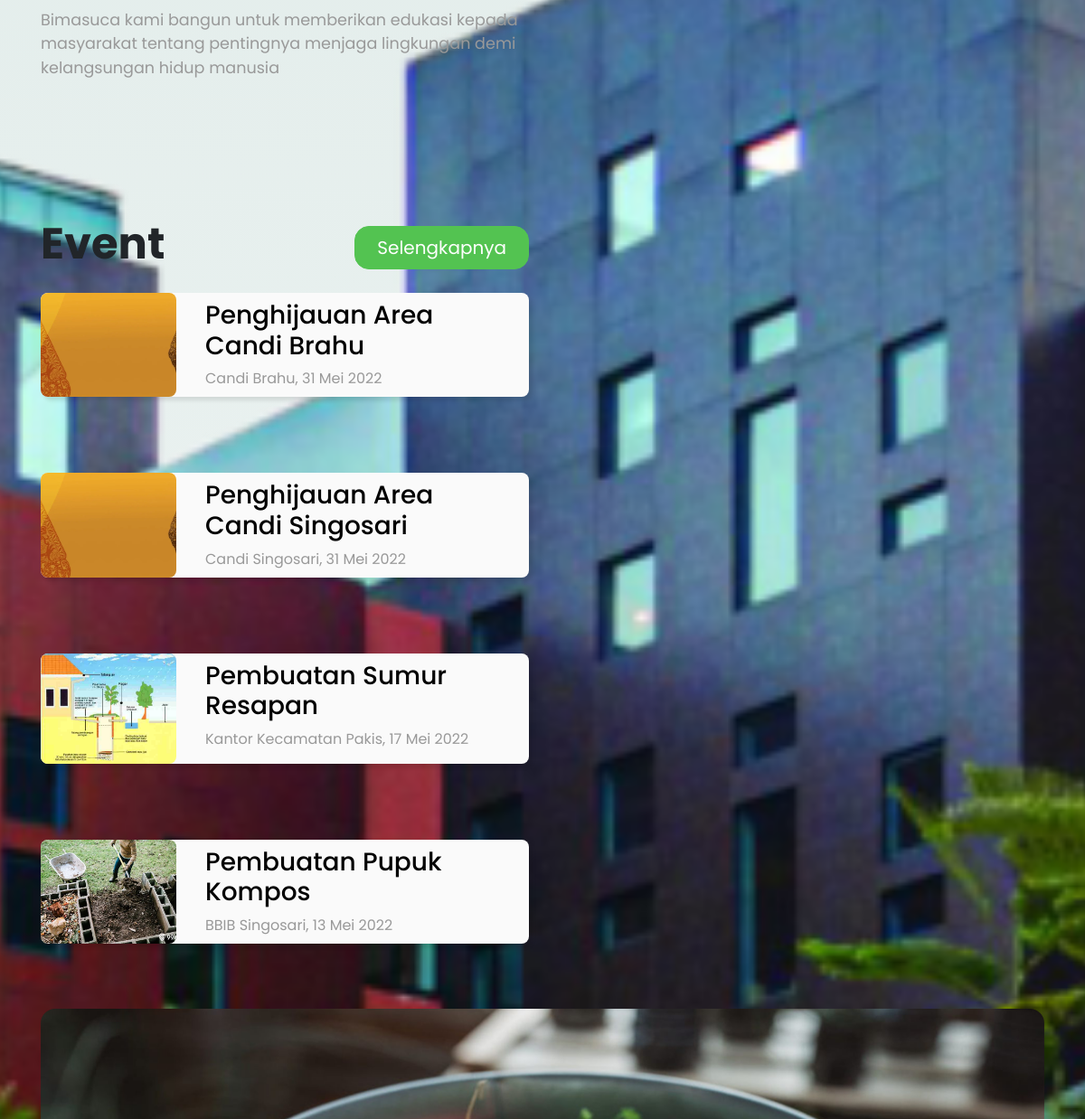
Before: /view/index.php (middle part) with the older database file.
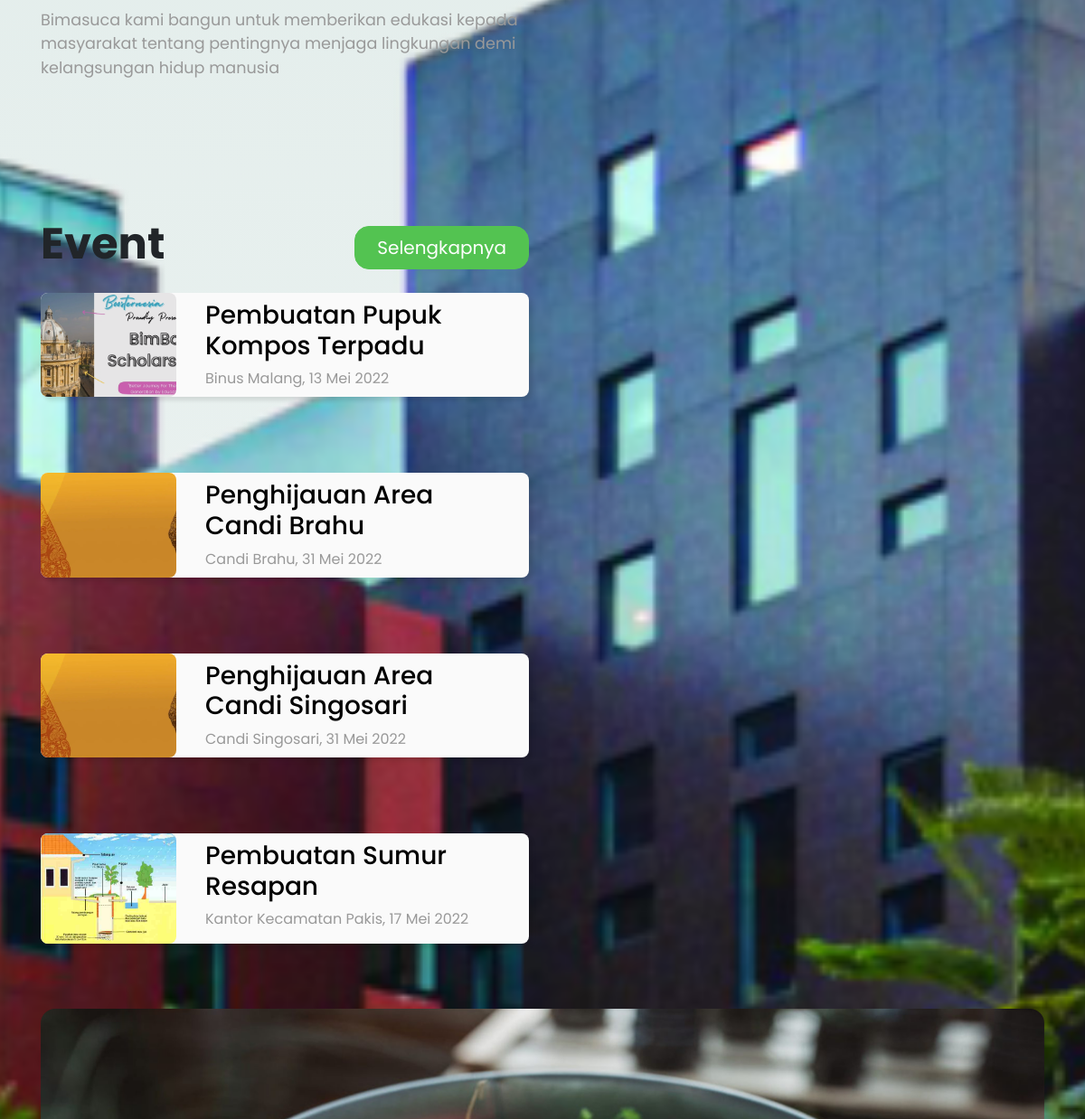
After: the same page with the newer database file.
### tables this page shows
CREATE TABLE `event` (
  `id` int(100) NOT NULL,
  `ident` varchar(300) DEFAULT NULL,
  `nama_event` varchar(300) DEFAULT NULL,
  `tempat` varchar(300) DEFAULT NULL,
  `tanggal_post` date DEFAULT NULL,
  `tanggal` date DEFAULT NULL,
  `deskripsi` varchar(300) DEFAULT NULL,
  `gambar_cover` varchar(300) DEFAULT NULL,
  `kategori` int(100) DEFAULT NULL
);

CREATE TABLE `campaign` (
  `id` int(100) NOT NULL,
  `nama_campaign` varchar(300) DEFAULT NULL,
  `tanggal_post` date DEFAULT NULL,
  `deskripsi` varchar(300) DEFAULT NULL,
  `gambar` varchar(300) DEFAULT NULL
);

### view/index.php (the view, shortened to what the changed rows need)
<?php
    include '../koneksi.php';
?>
<!DOCTYPE html>
<html lang="en">
<head>
    <link rel="stylesheet" href="https://cdn.jsdelivr.net/npm/bootstrap@4.6.1/dist/css/bootstrap.min.css">
    <link rel="stylesheet" href="../assets/css/styleUser.css">
</head>
<body>
    <div class="wrapper">
        <div class="background">
            <section class="bg-event">
                <div class="container">
                    <div class="row">
                        <div class="col-lg-6">
                            <div class="event-title">
                                <h2>Event</h2>
                            </div>
                            <div class="event-list">
                                <?php
                                    $event = $koneksi->prepare("SELECT * FROM event ORDER BY id DESC LIMIT 4");
                                    $event->execute();
                                    $event_res = $event->get_result();
                                ?>
                                <?php while($event_assoc = $event_res->fetch_assoc()) { ?>
                                    <div class="event-card">
                                        <img src="../assets/upload_images/event/<?= $event_assoc['gambar_cover'];?>" alt="<?= $event_assoc['gambar_cover'];?>">
                                        <a href="detailEvent.php?id=<?= $event_assoc['id'];?>">
                                            <div class="event-card-text">
                                                <h3><?php
                                                    echo $event_assoc['nama_event'];
                                                ?></h3>
                                                <?php
                                                    $date = $event_assoc['tanggal'];
                                                    $month = array('Januari', 'Februari', 'Maret', 'April', 'Mei', 'Juni', 'Juli', 'Agustus', 'September', 'Oktober', 'November', 'Desember');
                                                    $tanggal_hari = (int)date('d', strtotime($date));
                                                    $bulan_hari = $month[((int)date('m', strtotime($date))) - 1];
                                                    $tahun_hari = (int)date('Y', strtotime($date));
                                                ?>
                                                <span><?= $event_assoc['tempat'];?>, <?=$tanggal_hari.' '.$bulan_hari.' '.$tahun_hari ?></span>
                                            </div>
                                        </a>
                                    </div>
                                <?php } ?>
                            </div>
                        </div>
                    </div>
                </div>
            </section>
            <section class="bg-campaign">
                <div class="container">
                    <div class="row">
                        <div class="col-md-12">
                            <div id="carouselExampleCaptions" class="carousel slide" data-ride="carousel">
                                <?php
                                    $campaign = $koneksi->prepare("SELECT * FROM campaign ORDER BY tanggal_post ASC LIMIT 3");
                                    $campaign->execute();
                                    $campaign_res = $campaign->get_result();
                                ?>
                                <div class="carousel-inner">
                                    <?php $cnt = 1; ?>
                                    <?php while($campaign_assoc = $campaign_res->fetch_assoc()) { ?>
                                        <?php if($cnt == 1) { ?>
                                            <div class="carousel-item active">
                                                <img src="../assets/upload_images/campaign/<?= $campaign_assoc['gambar'];?>" class="d-block w-100" alt="<?= $campaign_assoc['gambar'];?>">
                                            </div>
                                        <?php $cnt += 1; } ?>
                                    <?php } ?>
                                </div>
                            </div>
                        </div>
                    </div>
                </div>
            </section>
        </div>
    </div>
</body>
</html>

Changed rows visible on the page:
no longer on this page (row unchanged): event: gambar_cover (picture), nama_event "Pembuatan Pupuk Kompos", tempat "BBIB Singosari", tanggal "13", tanggal "Mei", tanggal "2022"
added event: gambar_cover (picture), nama_event "Pembuatan Pupuk Kompos Terpadu", tempat "Binus Malang", tanggal "13", tanggal "Mei", tanggal "2022"
